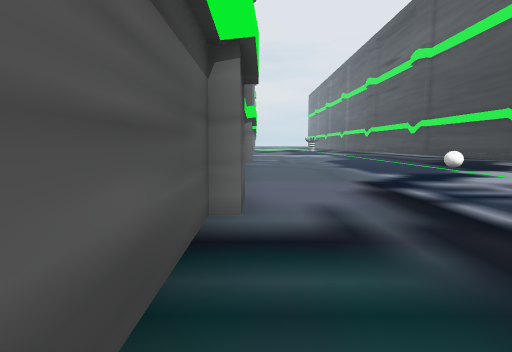
view 1 (above)

16 first-person views from a walk through a Unity game level. The camera is 1.5 m above the floor, tilts 6° down and sees 80° across. The floor is counted in squares, 2 m on a side. Each view is taken from the middle of a square. On the plan, view 1 faces up. The plan holds only what a view shows up to about 10 squares ahead; the rest is blank. The place goes on beyond the plan. The player character is not drawn. Some surface patterns are stand-ins.

view 2
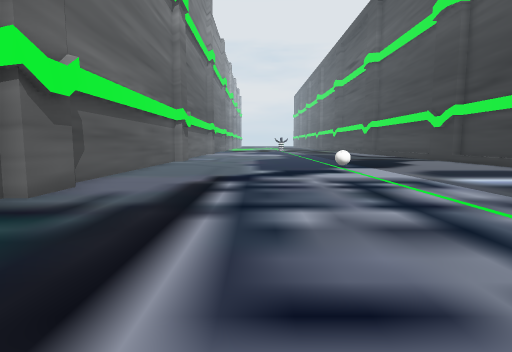

view 3
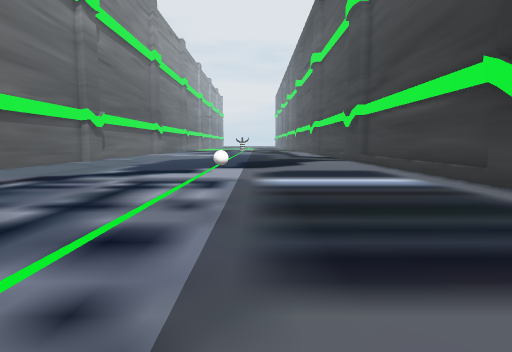

view 4
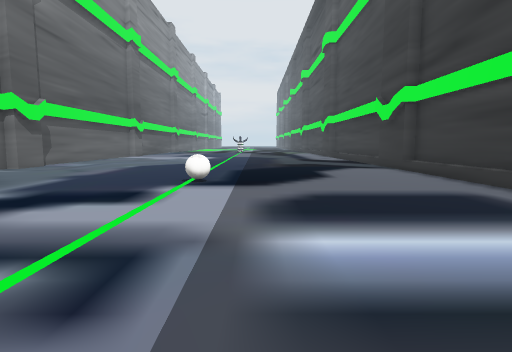

view 5
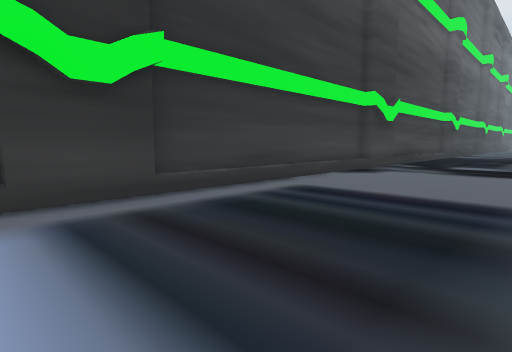

view 6
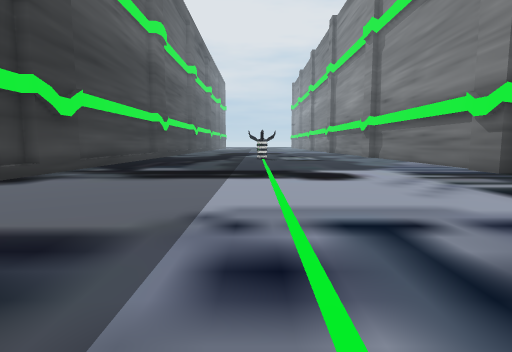

view 7
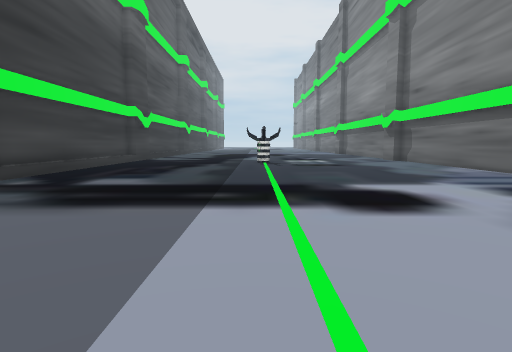

view 8
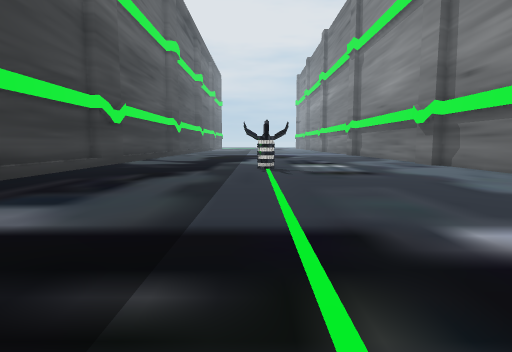

view 9
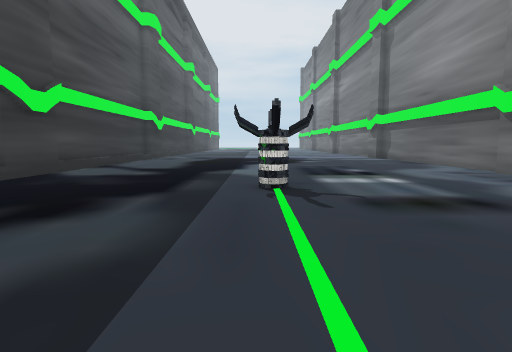

view 10
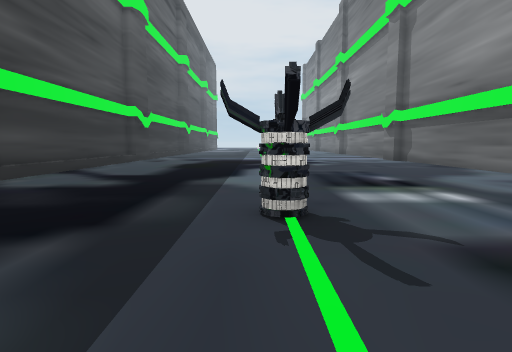

view 11
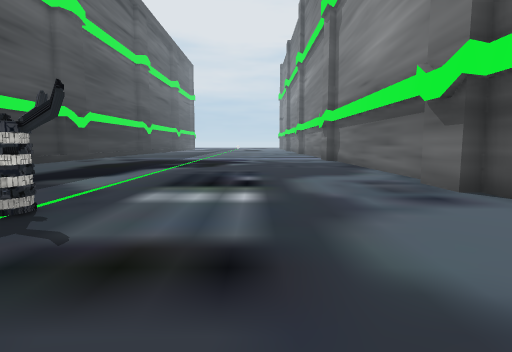

view 12
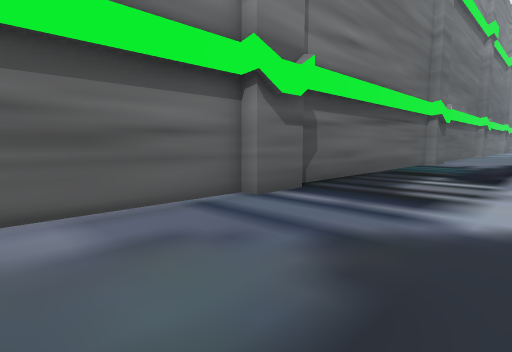

view 13
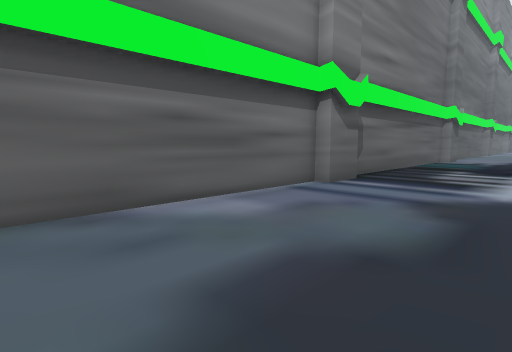

view 14
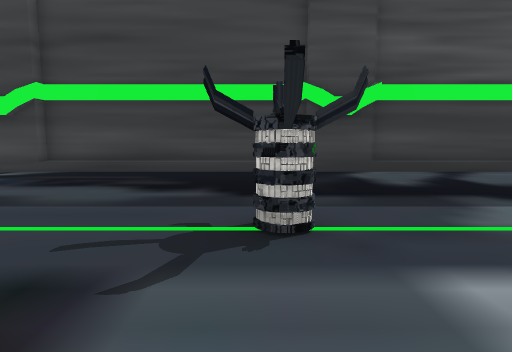

view 15
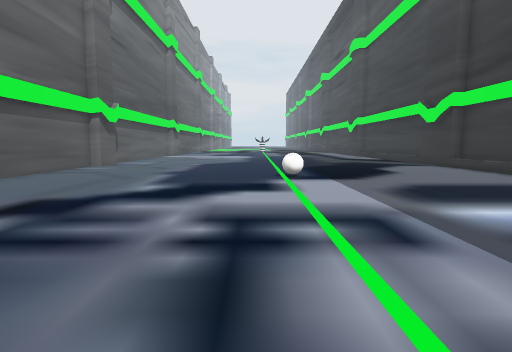

view 16
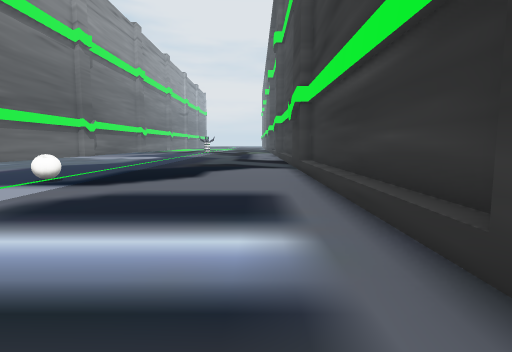

### Floor plan
Key: @ floor where view 1 was taken; # wall or solid block; . floor; ^ raised ledge; O other object.
Columns run from 1 left of view 1 to 12 right of it. Each row starts with its distance up from view 1.
 13 ##..........#
 12 #...........##
 11 #...........^#
 10 #...........^#
  9 #......O....^#
  8 #...........^#
  7 #...........^#
  6 #...........^#
  5 #...........^#
  4 #...........##
  3 #...........##
  2 #...........^#
  1 #...........^#
  0 #@..........^#
 -1 #...........^#
 -2 #...........^#
 -3 #...........^#
 -4 #...........^#
 -5 #...........##
 -6 #...........##
 -7 #...........^#
 -8 #...........^#
 -9 #...........^#
-10 #...........^#
-11 #...........^#
-12 #......O....^#
-13 #...........^#
-14 #...........##
-15 #...........##
-16 #...........^#
-17 #...........^#
-18 #...........^#
-19 #...........^#

Where each view was taken, in squares from view 1:
view 1: 0 up, 0 right, facing up
view 2: 1 down, 3 right, facing up
view 3: 1 down, 7 right, facing up
view 4: 3 up, 7 right, facing up
view 5: 5 up, 7 right, facing down-right
view 6: 3 up, 6 right, facing down
view 7: 0 up, 6 right, facing down
view 8: 3 down, 6 right, facing down
view 9: 7 down, 6 right, facing down
view 10: 9 down, 6 right, facing down
view 11: 9 down, 3 right, facing down
view 12: 9 down, 3 right, facing up-left
view 13: 11 down, 3 right, facing up-left
view 14: 12 down, 3 right, facing right
view 15: 2 up, 5 right, facing up
view 16: 3 up, 10 right, facing up
